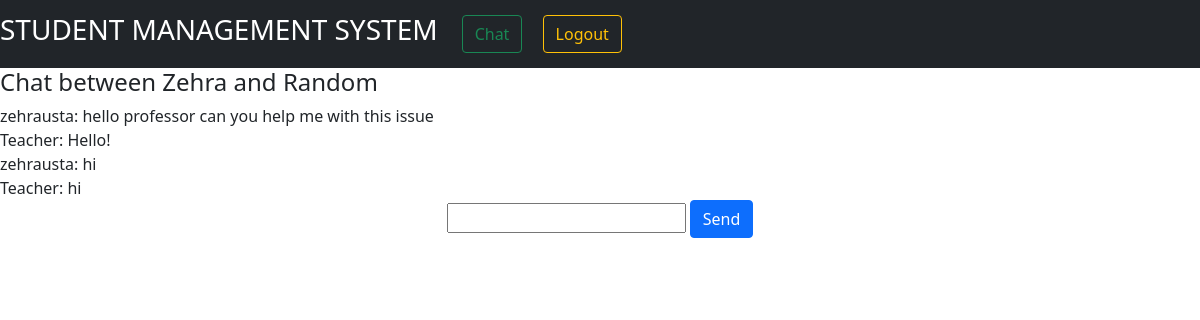
/chat/5 (signed in), run on the app's committed database.
### StudentManagementSystem/models.py (models this page shows)
class CustomUser(AbstractUser):
    TEACHER = '1'
    STUDENT = '2'
    user_type_data = ((TEACHER, "Teacher"), (STUDENT, "Student"))
    user_type = models.CharField(default=2, choices=user_type_data, max_length=10)

class ChatMessage(models.Model):
    id = models.AutoField(primary_key=True)
    conversation_id = models.ForeignKey(Conversation, on_delete=models.CASCADE)
    from_id = models.ForeignKey(CustomUser, on_delete=models.CASCADE)
    to_id = models.IntegerField(blank=False, null=False)
    text = models.CharField(default="", max_length=300)
    created_at = models.DateTimeField(auto_now_add=True)
    updated_at = models.DateTimeField(auto_now=True)
    objects = models.Manager()

### StudentManagementSystem/views.py (the view)
# urls.py: path('chat/<int:id>', views.chat, name="chat"),
def chat(request, id):
    to_id = id
    from_id = request.user.id
    messages = []
    C1 = Q(member1=to_id)
    C2 = Q(member2=from_id)
    C3 = Q(member1=from_id)
    C4 = Q(member2=to_id)
    if Conversation.objects.filter(C1 & C2).exists():
        conversation = Conversation.objects.get(C1 & C2)
    elif Conversation.objects.filter(C3 & C4).exists():
        conversation = Conversation.objects.get(C3 & C4)
    else:
        conversation = Conversation(member1=from_id, member2=to_id)
        conversation.save()
    if ChatMessage.objects.filter(conversation_id=conversation.id).exists():
        chat_messages = ChatMessage.objects.filter(conversation_id=conversation.id)
        messages = chat_messages
    sender = CustomUser.objects.get(id=request.user.id)
    to = CustomUser.objects.get(id=to_id)
    context = {
        "id": conversation.id,
        "from": sender,
        "to": to,
        "messages": messages,
    }
    return render(request, "chat.html", context)

### templates/chat.html (shortened to what this page needs)
<!DOCTYPE html>
<html lang="en">
<head>
    <link href="https://cdn.jsdelivr.net/npm/bootstrap@5.0.0-beta3/dist/css/bootstrap.min.css" rel="stylesheet">
</head>
<nav class="navbar navbar-expand-lg navbar-dark bg-dark">
    <a class="navbar-brand" href=""><h3>STUDENT MANAGEMENT SYSTEM</h3></a>
  <div class="collapse navbar-collapse" id="navbarSupportedContent">
    <form class="form-inline my-2 my-lg-0">
        <a href="/conversations/" class="btn btn-outline-success my-1 mx-2">Chat</a>
        <a href="/logout_user" class="btn btn-outline-warning my-1 mx-2">Logout</a>
    </form>
  </div>
</nav>
<body>
    <h4>Chat between {{ from.first_name }} and {{ to.first_name }}</h4>
  {% for message in messages %}
      <div>
          {{ message.from_id }}: {{ message.text }}
      </div>
  {% endfor %}
<form method="POST" action="{% url 'sendMessage' %}">
    <div class="form-group" style="text-align:center">
        <input type="text" id="new_message" name="new_message"/>
        <input type="submit" class="btn btn-primary" id="submit_message" value="Send"/>
    </div>
</form>
</body>
</html>

### data on the page
CustomUser: first_name "Zehra"
CustomUser: first_name "Random"
ChatMessage: from_id "zehrausta", text "hello professor can you help me with this issue"
ChatMessage: from_id "Teacher", text "Hello!"
ChatMessage: from_id "zehrausta", text "hi"
ChatMessage: from_id "Teacher", text "hi"
